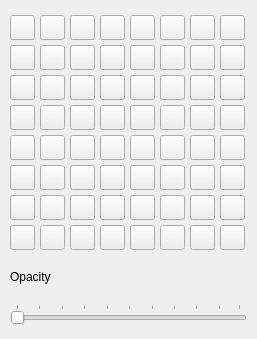
<?xml version="1.0" encoding="UTF-8"?>
<ui version="4.0">
 <class>color_picker</class>
 <widget class="QFrame" name="color_picker">
  <property name="geometry">
   <rect>
    <x>0</x>
    <y>0</y>
    <width>257</width>
    <height>339</height>
   </rect>
  </property>
  <property name="windowTitle">
   <string>Frame</string>
  </property>
  <layout class="QVBoxLayout" name="verticalLayout">
   <property name="spacing">
    <number>5</number>
   </property>
   <property name="leftMargin">
    <number>10</number>
   </property>
   <property name="topMargin">
    <number>15</number>
   </property>
   <property name="rightMargin">
    <number>10</number>
   </property>
   <property name="bottomMargin">
    <number>15</number>
   </property>
   <item>
    <layout class="QHBoxLayout" name="horizontalLayout_7">
     <property name="spacing">
      <number>5</number>
     </property>
     <item>
      <widget class="ColorButton" name="pushButton_49">
       <property name="minimumSize">
        <size>
         <width>25</width>
         <height>25</height>
        </size>
       </property>
       <property name="maximumSize">
        <size>
         <width>25</width>
         <height>25</height>
        </size>
       </property>
       <property name="text">
        <string/>
       </property>
      </widget>
     </item>
     <item>
      <widget class="ColorButton" name="pushButton_50">
       <property name="minimumSize">
        <size>
         <width>25</width>
         <height>25</height>
        </size>
       </property>
       <property name="maximumSize">
        <size>
         <width>25</width>
         <height>25</height>
        </size>
       </property>
       <property name="text">
        <string/>
       </property>
      </widget>
     </item>
     <item>
      <widget class="ColorButton" name="pushButton_51">
       <property name="minimumSize">
        <size>
         <width>25</width>
         <height>25</height>
        </size>
       </property>
       <property name="maximumSize">
        <size>
         <width>25</width>
         <height>25</height>
        </size>
       </property>
       <property name="text">
        <string/>
       </property>
      </widget>
     </item>
     <item>
      <widget class="ColorButton" name="pushButton_52">
       <property name="minimumSize">
        <size>
         <width>25</width>
         <height>25</height>
        </size>
       </property>
       <property name="maximumSize">
        <size>
         <width>25</width>
         <height>25</height>
        </size>
       </property>
       <property name="text">
        <string/>
       </property>
      </widget>
     </item>
     <item>
      <widget class="ColorButton" name="pushButton_53">
       <property name="minimumSize">
        <size>
         <width>25</width>
         <height>25</height>
        </size>
       </property>
       <property name="maximumSize">
        <size>
         <width>25</width>
         <height>25</height>
        </size>
       </property>
       <property name="text">
        <string/>
       </property>
      </widget>
     </item>
     <item>
      <widget class="ColorButton" name="pushButton_54">
       <property name="minimumSize">
        <size>
         <width>25</width>
         <height>25</height>
        </size>
       </property>
       <property name="maximumSize">
        <size>
         <width>25</width>
         <height>25</height>
        </size>
       </property>
       <property name="text">
        <string/>
       </property>
      </widget>
     </item>
     <item>
      <widget class="ColorButton" name="pushButton_55">
       <property name="minimumSize">
        <size>
         <width>25</width>
         <height>25</height>
        </size>
       </property>
       <property name="maximumSize">
        <size>
         <width>25</width>
         <height>25</height>
        </size>
       </property>
       <property name="text">
        <string/>
       </property>
      </widget>
     </item>
     <item>
      <widget class="ColorButton" name="pushButton_56">
       <property name="minimumSize">
        <size>
         <width>25</width>
         <height>25</height>
        </size>
       </property>
       <property name="maximumSize">
        <size>
         <width>25</width>
         <height>25</height>
        </size>
       </property>
       <property name="text">
        <string/>
       </property>
      </widget>
     </item>
    </layout>
   </item>
   <item>
    <layout class="QHBoxLayout" name="horizontalLayout">
     <property name="spacing">
      <number>5</number>
     </property>
     <item>
      <widget class="ColorButton" name="pushButton">
       <property name="minimumSize">
        <size>
         <width>25</width>
         <height>25</height>
        </size>
       </property>
       <property name="maximumSize">
        <size>
         <width>25</width>
         <height>25</height>
        </size>
       </property>
       <property name="text">
        <string/>
       </property>
      </widget>
     </item>
     <item>
      <widget class="ColorButton" name="pushButton_2">
       <property name="minimumSize">
        <size>
         <width>25</width>
         <height>25</height>
        </size>
       </property>
       <property name="maximumSize">
        <size>
         <width>25</width>
         <height>25</height>
        </size>
       </property>
       <property name="text">
        <string/>
       </property>
      </widget>
     </item>
     <item>
      <widget class="ColorButton" name="pushButton_3">
       <property name="minimumSize">
        <size>
         <width>25</width>
         <height>25</height>
        </size>
       </property>
       <property name="maximumSize">
        <size>
         <width>25</width>
         <height>25</height>
        </size>
       </property>
       <property name="text">
        <string/>
       </property>
      </widget>
     </item>
     <item>
      <widget class="ColorButton" name="pushButton_4">
       <property name="minimumSize">
        <size>
         <width>25</width>
         <height>25</height>
        </size>
       </property>
       <property name="maximumSize">
        <size>
         <width>25</width>
         <height>25</height>
        </size>
       </property>
       <property name="text">
        <string/>
       </property>
      </widget>
     </item>
     <item>
      <widget class="ColorButton" name="pushButton_5">
       <property name="minimumSize">
        <size>
         <width>25</width>
         <height>25</height>
        </size>
       </property>
       <property name="maximumSize">
        <size>
         <width>25</width>
         <height>25</height>
        </size>
       </property>
       <property name="text">
        <string/>
       </property>
      </widget>
     </item>
     <item>
      <widget class="ColorButton" name="pushButton_6">
       <property name="minimumSize">
        <size>
         <width>25</width>
         <height>25</height>
        </size>
       </property>
       <property name="maximumSize">
        <size>
         <width>25</width>
         <height>25</height>
        </size>
       </property>
       <property name="text">
        <string/>
       </property>
      </widget>
     </item>
     <item>
      <widget class="ColorButton" name="pushButton_7">
       <property name="minimumSize">
        <size>
         <width>25</width>
         <height>25</height>
        </size>
       </property>
       <property name="maximumSize">
        <size>
         <width>25</width>
         <height>25</height>
        </size>
       </property>
       <property name="text">
        <string/>
       </property>
      </widget>
     </item>
     <item>
      <widget class="ColorButton" name="pushButton_8">
       <property name="minimumSize">
        <size>
         <width>25</width>
         <height>25</height>
        </size>
       </property>
       <property name="maximumSize">
        <size>
         <width>25</width>
         <height>25</height>
        </size>
       </property>
       <property name="text">
        <string/>
       </property>
      </widget>
     </item>
    </layout>
   </item>
   <item>
    <layout class="QHBoxLayout" name="horizontalLayout_6">
     <property name="spacing">
      <number>5</number>
     </property>
     <item>
      <widget class="ColorButton" name="pushButton_41">
       <property name="minimumSize">
        <size>
         <width>25</width>
         <height>25</height>
        </size>
       </property>
       <property name="maximumSize">
        <size>
         <width>25</width>
         <height>25</height>
        </size>
       </property>
       <property name="text">
        <string/>
       </property>
      </widget>
     </item>
     <item>
      <widget class="ColorButton" name="pushButton_42">
       <property name="minimumSize">
        <size>
         <width>25</width>
         <height>25</height>
        </size>
       </property>
       <property name="maximumSize">
        <size>
         <width>25</width>
         <height>25</height>
        </size>
       </property>
       <property name="text">
        <string/>
       </property>
      </widget>
     </item>
     <item>
      <widget class="ColorButton" name="pushButton_43">
       <property name="minimumSize">
        <size>
         <width>25</width>
         <height>25</height>
        </size>
       </property>
       <property name="maximumSize">
        <size>
         <width>25</width>
         <height>25</height>
        </size>
       </property>
       <property name="text">
        <string/>
       </property>
      </widget>
     </item>
     <item>
      <widget class="ColorButton" name="pushButton_44">
       <property name="minimumSize">
        <size>
         <width>25</width>
         <height>25</height>
        </size>
       </property>
       <property name="maximumSize">
        <size>
         <width>25</width>
         <height>25</height>
        </size>
       </property>
       <property name="text">
        <string/>
       </property>
      </widget>
     </item>
     <item>
      <widget class="ColorButton" name="pushButton_45">
       <property name="minimumSize">
        <size>
         <width>25</width>
         <height>25</height>
        </size>
       </property>
       <property name="maximumSize">
        <size>
         <width>25</width>
         <height>25</height>
        </size>
       </property>
       <property name="text">
        <string/>
       </property>
      </widget>
     </item>
     <item>
      <widget class="ColorButton" name="pushButton_46">
       <property name="minimumSize">
        <size>
         <width>25</width>
         <height>25</height>
        </size>
       </property>
       <property name="maximumSize">
        <size>
         <width>25</width>
         <height>25</height>
        </size>
       </property>
       <property name="text">
        <string/>
       </property>
      </widget>
     </item>
     <item>
      <widget class="ColorButton" name="pushButton_47">
       <property name="minimumSize">
        <size>
         <width>25</width>
         <height>25</height>
        </size>
       </property>
       <property name="maximumSize">
        <size>
         <width>25</width>
         <height>25</height>
        </size>
       </property>
       <property name="text">
        <string/>
       </property>
      </widget>
     </item>
     <item>
      <widget class="ColorButton" name="pushButton_48">
       <property name="minimumSize">
        <size>
         <width>25</width>
         <height>25</height>
        </size>
       </property>
       <property name="maximumSize">
        <size>
         <width>25</width>
         <height>25</height>
        </size>
       </property>
       <property name="text">
        <string/>
       </property>
      </widget>
     </item>
    </layout>
   </item>
   <item>
    <layout class="QHBoxLayout" name="horizontalLayout_5">
     <property name="spacing">
      <number>5</number>
     </property>
     <item>
      <widget class="ColorButton" name="pushButton_33">
       <property name="minimumSize">
        <size>
         <width>25</width>
         <height>25</height>
        </size>
       </property>
       <property name="maximumSize">
        <size>
         <width>25</width>
         <height>25</height>
        </size>
       </property>
       <property name="text">
        <string/>
       </property>
      </widget>
     </item>
     <item>
      <widget class="ColorButton" name="pushButton_34">
       <property name="minimumSize">
        <size>
         <width>25</width>
         <height>25</height>
        </size>
       </property>
       <property name="maximumSize">
        <size>
         <width>25</width>
         <height>25</height>
        </size>
       </property>
       <property name="text">
        <string/>
       </property>
      </widget>
     </item>
     <item>
      <widget class="ColorButton" name="pushButton_35">
       <property name="minimumSize">
        <size>
         <width>25</width>
         <height>25</height>
        </size>
       </property>
       <property name="maximumSize">
        <size>
         <width>25</width>
         <height>25</height>
        </size>
       </property>
       <property name="text">
        <string/>
       </property>
      </widget>
     </item>
     <item>
      <widget class="ColorButton" name="pushButton_36">
       <property name="minimumSize">
        <size>
         <width>25</width>
         <height>25</height>
        </size>
       </property>
       <property name="maximumSize">
        <size>
         <width>25</width>
         <height>25</height>
        </size>
       </property>
       <property name="text">
        <string/>
       </property>
      </widget>
     </item>
     <item>
      <widget class="ColorButton" name="pushButton_37">
       <property name="minimumSize">
        <size>
         <width>25</width>
         <height>25</height>
        </size>
       </property>
       <property name="maximumSize">
        <size>
         <width>25</width>
         <height>25</height>
        </size>
       </property>
       <property name="text">
        <string/>
       </property>
      </widget>
     </item>
     <item>
      <widget class="ColorButton" name="pushButton_38">
       <property name="minimumSize">
        <size>
         <width>25</width>
         <height>25</height>
        </size>
       </property>
       <property name="maximumSize">
        <size>
         <width>25</width>
         <height>25</height>
        </size>
       </property>
       <property name="text">
        <string/>
       </property>
      </widget>
     </item>
     <item>
      <widget class="ColorButton" name="pushButton_39">
       <property name="minimumSize">
        <size>
         <width>25</width>
         <height>25</height>
        </size>
       </property>
       <property name="maximumSize">
        <size>
         <width>25</width>
         <height>25</height>
        </size>
       </property>
       <property name="text">
        <string/>
       </property>
      </widget>
     </item>
     <item>
      <widget class="ColorButton" name="pushButton_40">
       <property name="minimumSize">
        <size>
         <width>25</width>
         <height>25</height>
        </size>
       </property>
       <property name="maximumSize">
        <size>
         <width>25</width>
         <height>25</height>
        </size>
       </property>
       <property name="text">
        <string/>
       </property>
      </widget>
     </item>
    </layout>
   </item>
   <item>
    <layout class="QHBoxLayout" name="horizontalLayout_4">
     <property name="spacing">
      <number>5</number>
     </property>
     <item>
      <widget class="ColorButton" name="pushButton_25">
       <property name="minimumSize">
        <size>
         <width>25</width>
         <height>25</height>
        </size>
       </property>
       <property name="maximumSize">
        <size>
         <width>25</width>
         <height>25</height>
        </size>
       </property>
       <property name="text">
        <string/>
       </property>
      </widget>
     </item>
     <item>
      <widget class="ColorButton" name="pushButton_26">
       <property name="minimumSize">
        <size>
         <width>25</width>
         <height>25</height>
        </size>
       </property>
       <property name="maximumSize">
        <size>
         <width>25</width>
         <height>25</height>
        </size>
       </property>
       <property name="text">
        <string/>
       </property>
      </widget>
     </item>
     <item>
      <widget class="ColorButton" name="pushButton_27">
       <property name="minimumSize">
        <size>
         <width>25</width>
         <height>25</height>
        </size>
       </property>
       <property name="maximumSize">
        <size>
         <width>25</width>
         <height>25</height>
        </size>
       </property>
       <property name="text">
        <string/>
       </property>
      </widget>
     </item>
     <item>
      <widget class="ColorButton" name="pushButton_28">
       <property name="minimumSize">
        <size>
         <width>25</width>
         <height>25</height>
        </size>
       </property>
       <property name="maximumSize">
        <size>
         <width>25</width>
         <height>25</height>
        </size>
       </property>
       <property name="text">
        <string/>
       </property>
      </widget>
     </item>
     <item>
      <widget class="ColorButton" name="pushButton_29">
       <property name="minimumSize">
        <size>
         <width>25</width>
         <height>25</height>
        </size>
       </property>
       <property name="maximumSize">
        <size>
         <width>25</width>
         <height>25</height>
        </size>
       </property>
       <property name="text">
        <string/>
       </property>
      </widget>
     </item>
     <item>
      <widget class="ColorButton" name="pushButton_30">
       <property name="minimumSize">
        <size>
         <width>25</width>
         <height>25</height>
        </size>
       </property>
       <property name="maximumSize">
        <size>
         <width>25</width>
         <height>25</height>
        </size>
       </property>
       <property name="text">
        <string/>
       </property>
      </widget>
     </item>
     <item>
      <widget class="ColorButton" name="pushButton_31">
       <property name="minimumSize">
        <size>
         <width>25</width>
         <height>25</height>
        </size>
       </property>
       <property name="maximumSize">
        <size>
         <width>25</width>
         <height>25</height>
        </size>
       </property>
       <property name="text">
        <string/>
       </property>
      </widget>
     </item>
     <item>
      <widget class="ColorButton" name="pushButton_32">
       <property name="minimumSize">
        <size>
         <width>25</width>
         <height>25</height>
        </size>
       </property>
       <property name="maximumSize">
        <size>
         <width>25</width>
         <height>25</height>
        </size>
       </property>
       <property name="text">
        <string/>
       </property>
      </widget>
     </item>
    </layout>
   </item>
   <item>
    <layout class="QHBoxLayout" name="horizontalLayout_3">
     <property name="spacing">
      <number>5</number>
     </property>
     <item>
      <widget class="ColorButton" name="pushButton_17">
       <property name="minimumSize">
        <size>
         <width>25</width>
         <height>25</height>
        </size>
       </property>
       <property name="maximumSize">
        <size>
         <width>25</width>
         <height>25</height>
        </size>
       </property>
       <property name="text">
        <string/>
       </property>
      </widget>
     </item>
     <item>
      <widget class="ColorButton" name="pushButton_18">
       <property name="minimumSize">
        <size>
         <width>25</width>
         <height>25</height>
        </size>
       </property>
       <property name="maximumSize">
        <size>
         <width>25</width>
         <height>25</height>
        </size>
       </property>
       <property name="text">
        <string/>
       </property>
      </widget>
     </item>
     <item>
      <widget class="ColorButton" name="pushButton_19">
       <property name="minimumSize">
        <size>
         <width>25</width>
         <height>25</height>
        </size>
       </property>
       <property name="maximumSize">
        <size>
         <width>25</width>
         <height>25</height>
        </size>
       </property>
       <property name="text">
        <string/>
       </property>
      </widget>
     </item>
     <item>
      <widget class="ColorButton" name="pushButton_20">
       <property name="minimumSize">
        <size>
         <width>25</width>
         <height>25</height>
        </size>
       </property>
       <property name="maximumSize">
        <size>
         <width>25</width>
         <height>25</height>
        </size>
       </property>
       <property name="text">
        <string/>
       </property>
      </widget>
     </item>
     <item>
      <widget class="ColorButton" name="pushButton_21">
       <property name="minimumSize">
        <size>
         <width>25</width>
         <height>25</height>
        </size>
       </property>
       <property name="maximumSize">
        <size>
         <width>25</width>
         <height>25</height>
        </size>
       </property>
       <property name="text">
        <string/>
       </property>
      </widget>
     </item>
     <item>
      <widget class="ColorButton" name="pushButton_22">
       <property name="minimumSize">
        <size>
         <width>25</width>
         <height>25</height>
        </size>
       </property>
       <property name="maximumSize">
        <size>
         <width>25</width>
         <height>25</height>
        </size>
       </property>
       <property name="text">
        <string/>
       </property>
      </widget>
     </item>
     <item>
      <widget class="ColorButton" name="pushButton_23">
       <property name="minimumSize">
        <size>
         <width>25</width>
         <height>25</height>
        </size>
       </property>
       <property name="maximumSize">
        <size>
         <width>25</width>
         <height>25</height>
        </size>
       </property>
       <property name="text">
        <string/>
       </property>
      </widget>
     </item>
     <item>
      <widget class="ColorButton" name="pushButton_24">
       <property name="minimumSize">
        <size>
         <width>25</width>
         <height>25</height>
        </size>
       </property>
       <property name="maximumSize">
        <size>
         <width>25</width>
         <height>25</height>
        </size>
       </property>
       <property name="text">
        <string/>
       </property>
      </widget>
     </item>
    </layout>
   </item>
   <item>
    <layout class="QHBoxLayout" name="horizontalLayout_2">
     <property name="spacing">
      <number>5</number>
     </property>
     <item>
      <widget class="ColorButton" name="pushButton_9">
       <property name="minimumSize">
        <size>
         <width>25</width>
         <height>25</height>
        </size>
       </property>
       <property name="maximumSize">
        <size>
         <width>25</width>
         <height>25</height>
        </size>
       </property>
       <property name="text">
        <string/>
       </property>
      </widget>
     </item>
     <item>
      <widget class="ColorButton" name="pushButton_10">
       <property name="minimumSize">
        <size>
         <width>25</width>
         <height>25</height>
        </size>
       </property>
       <property name="maximumSize">
        <size>
         <width>25</width>
         <height>25</height>
        </size>
       </property>
       <property name="text">
        <string/>
       </property>
      </widget>
     </item>
     <item>
      <widget class="ColorButton" name="pushButton_11">
       <property name="minimumSize">
        <size>
         <width>25</width>
         <height>25</height>
        </size>
       </property>
       <property name="maximumSize">
        <size>
         <width>25</width>
         <height>25</height>
        </size>
       </property>
       <property name="text">
        <string/>
       </property>
      </widget>
     </item>
     <item>
      <widget class="ColorButton" name="pushButton_12">
       <property name="minimumSize">
        <size>
         <width>25</width>
         <height>25</height>
        </size>
       </property>
       <property name="maximumSize">
        <size>
         <width>25</width>
         <height>25</height>
        </size>
       </property>
       <property name="text">
        <string/>
       </property>
      </widget>
     </item>
     <item>
      <widget class="ColorButton" name="pushButton_13">
       <property name="minimumSize">
        <size>
         <width>25</width>
         <height>25</height>
        </size>
       </property>
       <property name="maximumSize">
        <size>
         <width>25</width>
         <height>25</height>
        </size>
       </property>
       <property name="text">
        <string/>
       </property>
      </widget>
     </item>
     <item>
      <widget class="ColorButton" name="pushButton_14">
       <property name="minimumSize">
        <size>
         <width>25</width>
         <height>25</height>
        </size>
       </property>
       <property name="maximumSize">
        <size>
         <width>25</width>
         <height>25</height>
        </size>
       </property>
       <property name="text">
        <string/>
       </property>
      </widget>
     </item>
     <item>
      <widget class="ColorButton" name="pushButton_15">
       <property name="minimumSize">
        <size>
         <width>25</width>
         <height>25</height>
        </size>
       </property>
       <property name="maximumSize">
        <size>
         <width>25</width>
         <height>25</height>
        </size>
       </property>
       <property name="text">
        <string/>
       </property>
      </widget>
     </item>
     <item>
      <widget class="ColorButton" name="pushButton_16">
       <property name="minimumSize">
        <size>
         <width>25</width>
         <height>25</height>
        </size>
       </property>
       <property name="maximumSize">
        <size>
         <width>25</width>
         <height>25</height>
        </size>
       </property>
       <property name="text">
        <string/>
       </property>
      </widget>
     </item>
    </layout>
   </item>
   <item>
    <layout class="QHBoxLayout" name="horizontalLayout_8">
     <property name="spacing">
      <number>5</number>
     </property>
     <item>
      <widget class="ColorButton" name="pushButton_57">
       <property name="minimumSize">
        <size>
         <width>25</width>
         <height>25</height>
        </size>
       </property>
       <property name="maximumSize">
        <size>
         <width>25</width>
         <height>25</height>
        </size>
       </property>
       <property name="text">
        <string/>
       </property>
      </widget>
     </item>
     <item>
      <widget class="ColorButton" name="pushButton_58">
       <property name="minimumSize">
        <size>
         <width>25</width>
         <height>25</height>
        </size>
       </property>
       <property name="maximumSize">
        <size>
         <width>25</width>
         <height>25</height>
        </size>
       </property>
       <property name="text">
        <string/>
       </property>
      </widget>
     </item>
     <item>
      <widget class="ColorButton" name="pushButton_59">
       <property name="minimumSize">
        <size>
         <width>25</width>
         <height>25</height>
        </size>
       </property>
       <property name="maximumSize">
        <size>
         <width>25</width>
         <height>25</height>
        </size>
       </property>
       <property name="text">
        <string/>
       </property>
      </widget>
     </item>
     <item>
      <widget class="ColorButton" name="pushButton_60">
       <property name="minimumSize">
        <size>
         <width>25</width>
         <height>25</height>
        </size>
       </property>
       <property name="maximumSize">
        <size>
         <width>25</width>
         <height>25</height>
        </size>
       </property>
       <property name="text">
        <string/>
       </property>
      </widget>
     </item>
     <item>
      <widget class="ColorButton" name="pushButton_61">
       <property name="minimumSize">
        <size>
         <width>25</width>
         <height>25</height>
        </size>
       </property>
       <property name="maximumSize">
        <size>
         <width>25</width>
         <height>25</height>
        </size>
       </property>
       <property name="text">
        <string/>
       </property>
      </widget>
     </item>
     <item>
      <widget class="ColorButton" name="pushButton_62">
       <property name="minimumSize">
        <size>
         <width>25</width>
         <height>25</height>
        </size>
       </property>
       <property name="maximumSize">
        <size>
         <width>25</width>
         <height>25</height>
        </size>
       </property>
       <property name="text">
        <string/>
       </property>
      </widget>
     </item>
     <item>
      <widget class="ColorButton" name="pushButton_63">
       <property name="minimumSize">
        <size>
         <width>25</width>
         <height>25</height>
        </size>
       </property>
       <property name="maximumSize">
        <size>
         <width>25</width>
         <height>25</height>
        </size>
       </property>
       <property name="text">
        <string/>
       </property>
      </widget>
     </item>
     <item>
      <widget class="ColorButton" name="pushButton_64">
       <property name="minimumSize">
        <size>
         <width>25</width>
         <height>25</height>
        </size>
       </property>
       <property name="maximumSize">
        <size>
         <width>25</width>
         <height>25</height>
        </size>
       </property>
       <property name="text">
        <string/>
       </property>
      </widget>
     </item>
    </layout>
   </item>
   <item>
    <widget class="BodyLabel" name="BodyLabel">
     <property name="text">
      <string>Opacity</string>
     </property>
     <property name="pixelFontSize" stdset="0">
      <number>16</number>
     </property>
    </widget>
   </item>
   <item>
    <widget class="Slider" name="Slider_opacy">
     <property name="orientation">
      <enum>Qt::Horizontal</enum>
     </property>
     <property name="tickPosition">
      <enum>QSlider::TicksAbove</enum>
     </property>
    </widget>
   </item>
  </layout>
 </widget>
 <customwidgets>
  <customwidget>
   <class>Slider</class>
   <extends>QSlider</extends>
   <header>qfluentwidgets</header>
  </customwidget>
  <customwidget>
   <class>BodyLabel</class>
   <extends>QLabel</extends>
   <header>qfluentwidgets</header>
  </customwidget>
  <customwidget>
   <class>ColorButton</class>
   <extends>QPushButton</extends>
   <header location="global">atklip.gui.components</header>
  </customwidget>
 </customwidgets>
 <resources/>
 <connections/>
</ui>
